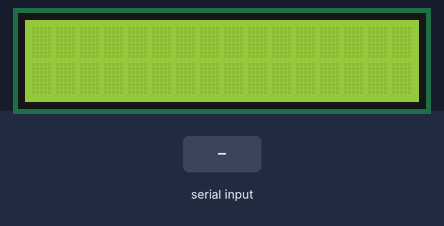
The sketch below on a simulated Arduino Uno, built with avr-gcc and run on an emulated ATmega328P. Shown: 16×2 character LCD. The inputs (shaded band) are chosen by the test bench. What the sketch prints to the serial monitor is not drawn.

Above: at 1.2 s.
1.3 s: "1" received over Serial
At 2.8 s:
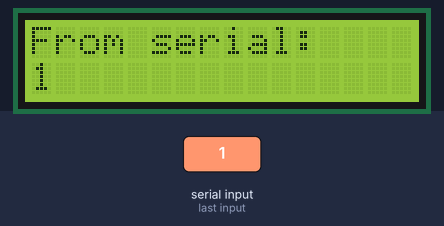
3.9 s: "0" received over Serial
At 5.9 s:
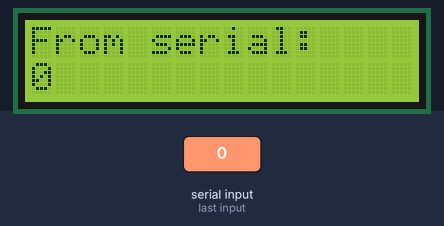
6.5 s: "2" received over Serial
At 8.0 s:
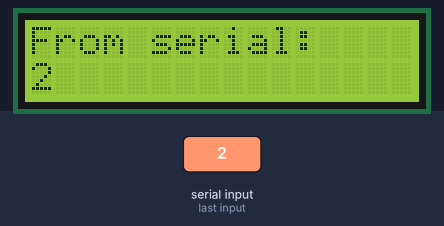
Timing chart, 0 to 9.5 s (numbered marks = the images above; inputs shaded):
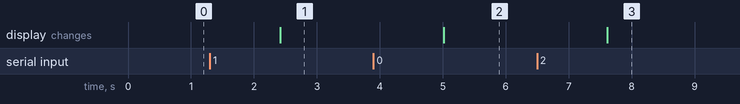

The sketch:

LCD_display_with_scrolling.ino
```cpp
#include <Wire.h> // Library for I2C communication
#include <LiquidCrystal_I2C.h> // Library for LCD
LiquidCrystal_I2C lcd = LiquidCrystal_I2C(0x3F, 16, 2);

String alwaysDisplay = "From serial:"; //The message that will always be displayed on row 1.
String input; //Where the string sent from the serial monitor is stored.
int inputLength = 0; //Where the length of the input string is stored.
char inputArray[40]; //The input string will be converted to a character array if it is longer than 16 characters,
                     // so that it can be written one character at a time.
void setup() {
  Serial.begin(9600); //Start serial communication.
  lcd.begin(); //Initialize the LCD display's size (16 coloms, 2 rows).
  lcd.clear(); //Clear the LCD screen, just in case!
  while(!Serial) {} //Wait for the user to open the serial monitor.
  Serial.println("Type a message to display on the LCD screen."); //Let the user know that they may begin sending data.
}

void loop() {
   if (Serial.available()) { //Wait for serial data to be sent by the user.
    delay(100); //Wait for the serial data to finish incoming.
    input = Serial.readString(); //Store the incoming data in "input" as a string.
    inputLength = input.length(); //Store the length of the string in "inputLength".
    lcd.clear(); //Clear the LCD screen of data from the last loop.
    lcd.print(alwaysDisplay); //Print the message on row 1.
    Serial.print(input); Serial.print(", "); Serial.println(inputLength); //Print the string and its length in the serial monitor
                                                                          //  [for debugging purposes].

    if (inputLength <= 16) { //If the string is up to 16 characters we simply need to move the cursor to row 2 and print the string.
      lcd.setCursor(0,1);
      lcd.print(input);
    }
    else if (inputLength > 39) Serial.println("This string is too long."); //Due to RAM constraints, strings longer than 39 characters
                                                                           //  are too buggy to be output to the display.
    else { //Strings longer than 16 characters, but still within RAM constraints get complicated...
      lcd.setCursor(0,1); //Move the cursor to row 2.
      input.toCharArray(inputArray,40); //Convert the string stored in "input" into a character array.
      for (int i = 0; i <= 16; i++) { //For the first 16 characters, simply print them to the LCD screen.
        lcd.write(inputArray[i]);
      }
      delay(1500); //Delay for 1.5 seconds so the user has time to read.
      for (int j = 17; j <= inputLength; j++) { //Now we begin printing from character 17 onward...
        lcd.write(inputArray[j]); //Write the j-th character (for now it will be off-screen).
        lcd.scrollDisplayLeft(); //Scroll the text left one character-space.

        //This is where things get tricky, because both rows will be scrolled. But we want row 1 to remain stationary!
        lcd.setCursor(j-16,0); //Set the cursor to the first character space on the first row [visually].
                               // cursor space (0,0) has been scrolled off-screen!
        lcd.print(alwaysDisplay); //Re-print the row 1 message.
        lcd.setCursor(j+1,1); //Set the cursor one character space to the right of the last printed character on row 2.
                              //  Which is visually one character space off-screen, in preparation for the next itteration.
        delay(300); //delay for .3 seconds so the user has time to read.
      }
    }
  }
}
```

Measured:
- after the input at 1.3 s, the display: changes after 1.1 s (image 1)
- after the input at 3.9 s, the display: changes after 1.1 s (image 2)
- after the input at 6.5 s, the display: changes after 1.1 s (image 3)
